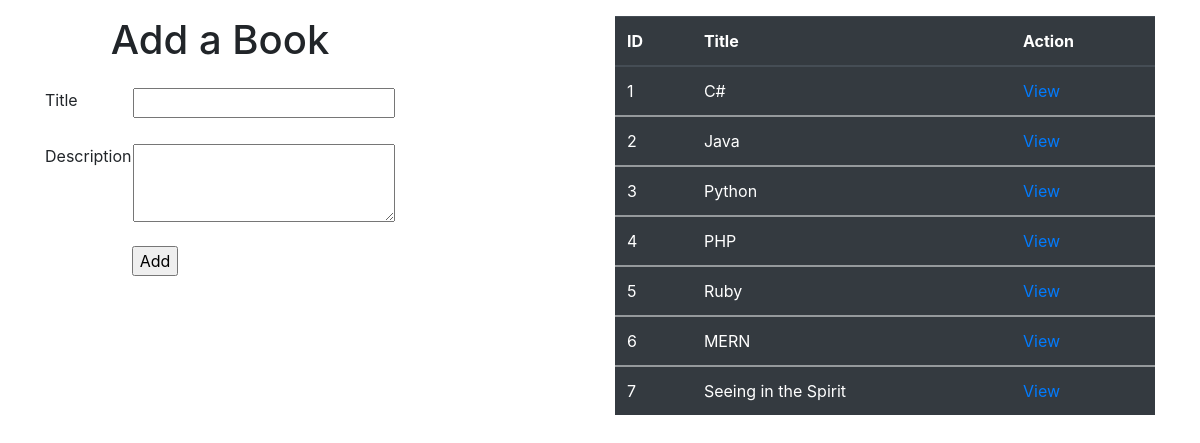
The page / on the database its author committed.
### book_authors_app/models.py (models this page shows)
class Book(models.Model):
    title = models.CharField(max_length=255)
    desc = models.TextField()
    created_at = models.DateTimeField(auto_now_add=True)
    updated_at = models.DateTimeField(auto_now=True)

### book_authors_app/views.py (the view)
# urls.py: path('', views.index),
def index(request):
    context = {
        'book_title': Book.objects.all()
    }
    return render(request, 'index.html', context)

### book_authors_app/templates/index.html (shortened to what this page needs)
<!DOCTYPE html>
<html lang="en">
<head>
    <link rel="stylesheet" href="https://stackpath.bootstrapcdn.com/bootstrap/4.4.1/css/bootstrap.min.css">
</head>
<body>
    <div class="container">
        <div class="row">
            <div class="col-4">
                <div class="row-col text center py-3">
                    <h1 style="text-align: center;">Add a Book</h1>
                </div>
    <form action="add_book" method="POST">
        <div class="row-col">
        <label for="title">Title</label>
        <input type="text" name="title" style="float:right; width: 75%;">
        </div>
        <br>
            <div class="row">
                <div class="col-12 pb-4">
        <label for="description">Description</label>
        <textarea name="description" rows="3" style="float:right; vertical-align:top; width:75%;" ></textarea>
                </div>
            </div>
            <div class="row">
                <div class="col-1"></div>
            <div class="col ml-5">
                <input style="margin-left: 7px;" type="submit" value="Add">
            </div>
            </div>
    </form>
            </div>
<div class="col-2 p-2"></div>
            <div class="col-6">
                <div class="row-col text center py-3">
                <table class="table table-dark">
                    <thead>
                        <tr>
                            <th scope="col">ID</th>
                            <th scope="col">Title</th>
                            <th scope="col">Action</th>
                        </tr>
                    </thead>
                    <tbody>
                            {% for books in book_title %}
                        <tr>
                            <td>{{books.id}}</td>
                            <td>{{books.title}}</td>
                            <td><a href="books/{{books.id}}">View</a></td>
                        </tr>
                    </tbody>
                            {% endfor%}
                </table>
                </div>
            </div>
        </div>
    </div>
</body>
</html>

### rows shown on the page
Book: id "1", title "C#"
Book: id "2", title "Java"
Book: id "3", title "Python"
Book: id "4", title "PHP"
Book: id "5", title "Ruby"
Book: id "6", title "MERN"
Book: id "7", title "Seeing in the Spirit"
